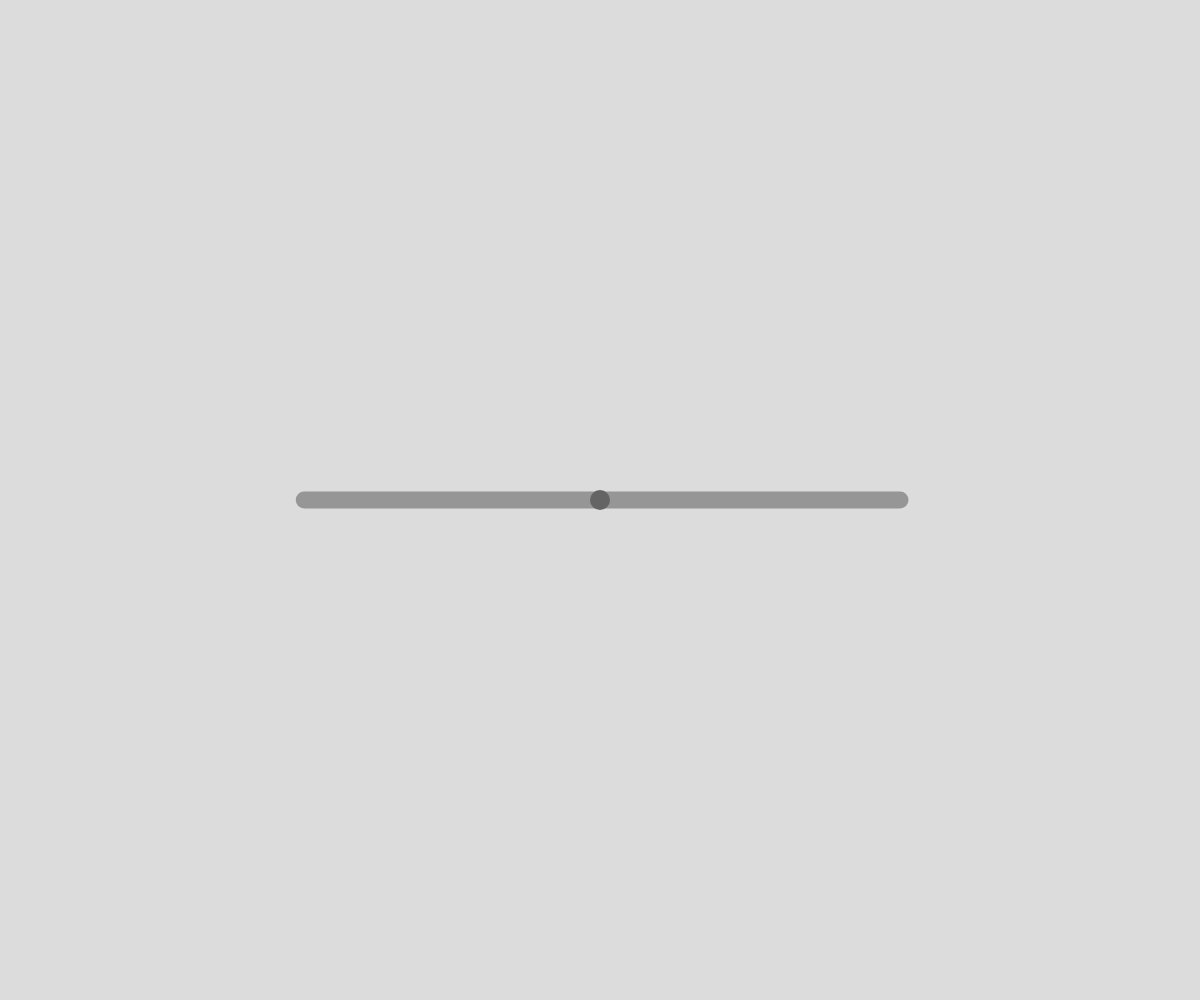
Frame 1 (no input)
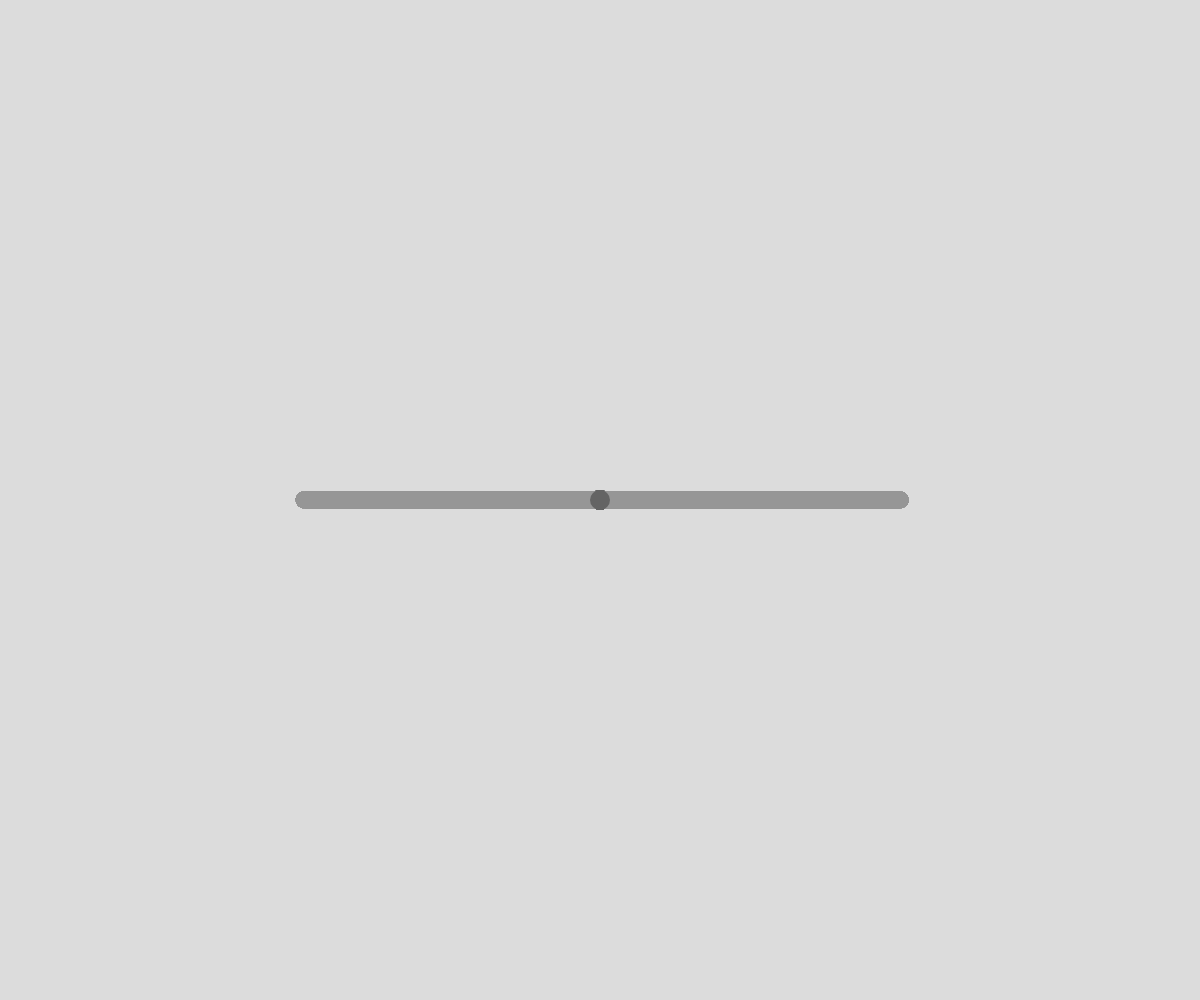
Frame 60 (no input)
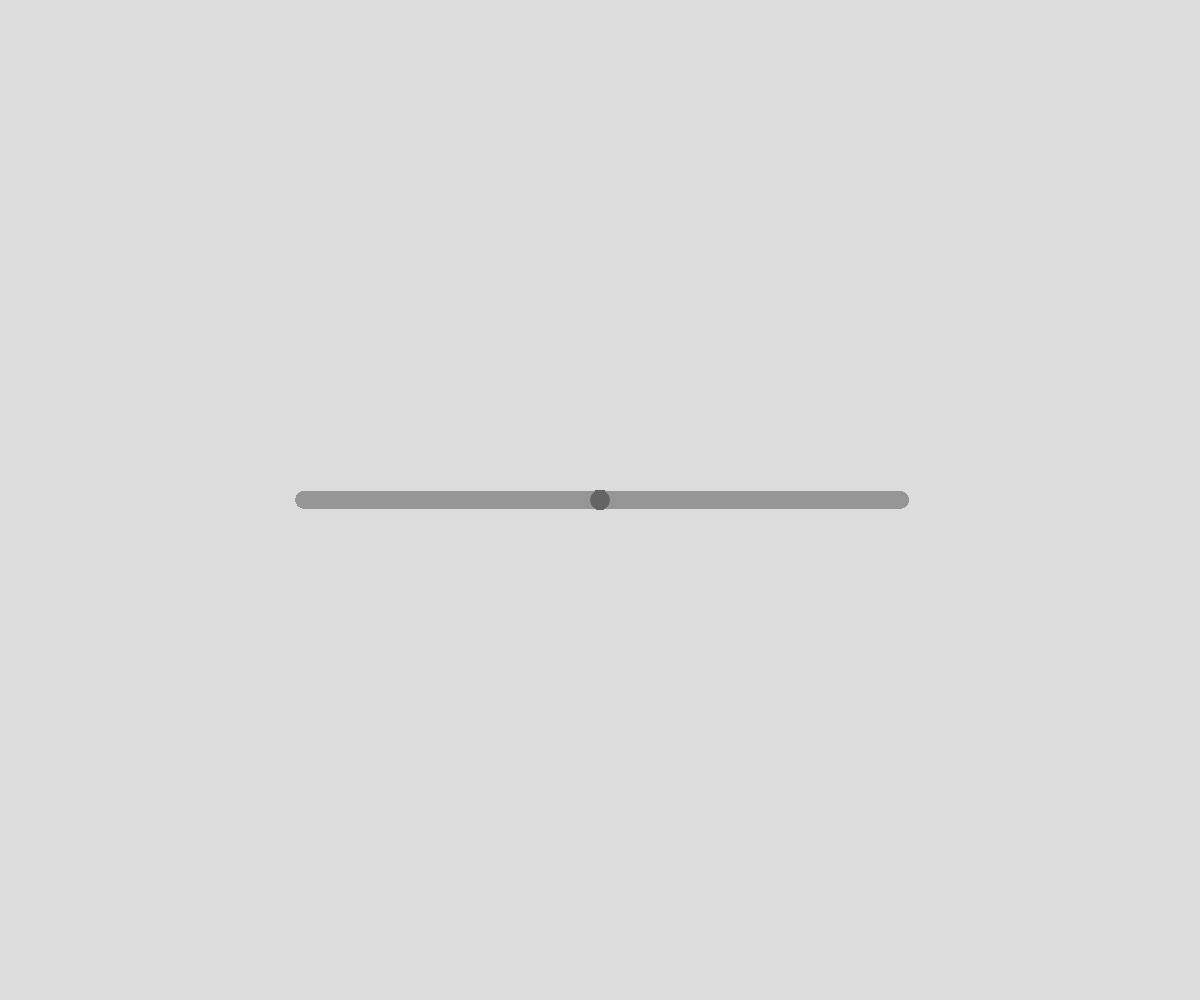
Frame 120 (the mouse pressed at the canvas centre since frame 60)

The p5.js sketch that drew these frames (run headless with seeded random() and noise() and a simulated clock; from frame 60 on, the mouse is pressed at the canvas centre):

// p5.js sketch
// ── sketch.js
/*
Draw chromosomes
================

Example
-------

Species: Homo sapiens
Chromosome: 1
Chromosome size: 248956422
Centromeric region: 122026460-125184587
Reference: GRCh38.p12. (https://www.ncbi.nlm.nih.gov/grc/human/data, https://www.ncbi.nlm.nih.gov/grc/human )
*/
var chromosomeLength = 248956422;
var centromereStart = 122026460;
var centromereEnd = 125184587;

function setup() {
  createCanvas(windowWidth, windowHeight);
  background(220);
}

function draw() {
  // Calculate scaling
  var left = centromereStart;
  var right = chromosomeLength - centromereEnd;
  var maxSide = Math.max(left, right);
  var margin = 300;
  var scale = (width/2-margin) / maxSide;

  drawChromosome(scale*left, scale*right);
}


function drawChromosome(left, right) {
/* Draw a chromosome.*/
  var centromereWidth = 20;
  var chromosomeWidth = 17;

  // Begin drawing
  translate(width/2, height/2); // Coordinates relative to the center of the screen.

  // Draw chromosome sides
  stroke(150);
  strokeWeight(chromosomeWidth);
  line(-left, 0, right, 0);

  // Draw centromere
  noStroke();
  fill(100);
  ellipse(0, 0, centromereWidth, centromereWidth);


}

// ── style.css
html, body {
 margin: 0;
 padding: 0;
}
